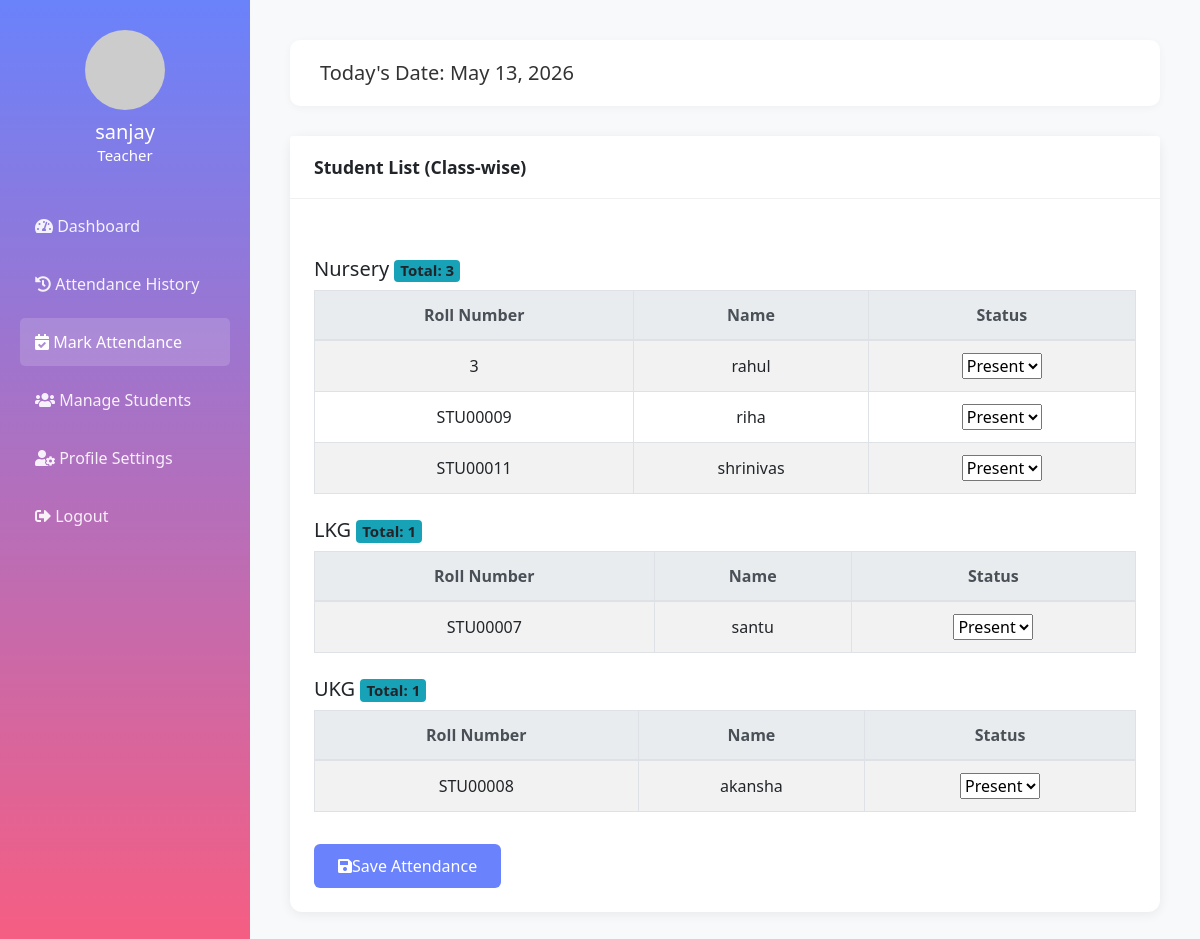
The app's page /mark_attendance.php (signed in) with its own data.
### tables this page shows
CREATE TABLE `students` (
  `student_id` int(11) NOT NULL,
  `user_id` int(11) NOT NULL,
  `full_name` varchar(100) NOT NULL,
  `email` varchar(100) NOT NULL,
  `roll_number` varchar(20) NOT NULL,
  `class` varchar(50) NOT NULL,
  `section` varchar(10) DEFAULT NULL,
  `phone` varchar(20) DEFAULT NULL,
  `address` text DEFAULT NULL,
  `created_at` datetime DEFAULT current_timestamp(),
  `updated_at` datetime DEFAULT current_timestamp() ON UPDATE current_timestamp()
);

### mark_attendance.php (the view, shortened to what this page needs)
<?php
require_once "config/database.php";
$students = [];
$sql = "SELECT s.*, u.username
        FROM students s
        JOIN users u ON s.user_id = u.user_id
        ORDER BY s.class, s.roll_number";
if ($stmt = mysqli_prepare($conn, $sql)) {
    if (mysqli_stmt_execute($stmt)) {
        $result = mysqli_stmt_get_result($stmt);
        while ($row = mysqli_fetch_assoc($result)) {
            $students[] = $row;
        }
    }
}
$today_attendance = [];
$class_groups = [
    'Nursery' => [],
    'LKG' => [],
    'UKG' => [],
    'Unknown' => []
];
foreach ($students as $student) {
    $class = in_array($student['class'], ['Nursery', 'LKG', 'UKG']) ? $student['class'] : 'Unknown';
    $class_groups[$class][] = $student;
}
?>
<!DOCTYPE html>
<html lang="en">
<head>
    <link rel="stylesheet" href="https://stackpath.bootstrapcdn.com/bootstrap/4.5.2/css/bootstrap.min.css">
    <link rel="stylesheet" href="https://cdnjs.cloudflare.com/ajax/libs/font-awesome/5.15.4/css/all.min.css">
</head>
<body>
<div class="main-wrapper">
    <div class="sidebar">
        <div class="user-profile">
            <img src="https://ui-avatars.com/api/?name=<?php echo urlencode($_SESSION["username"]); ?>&background=random" alt="Profile">
            <h5 style="margin-bottom: 0;"> <?php echo htmlspecialchars($_SESSION["username"]); ?> </h5>
            <p style="margin-bottom: 0; font-size: 15px;">Teacher</p>
        </div>
        <ul class="nav flex-column">
            <li class="nav-item"><a class="nav-link" href="dashboard.php"><i class="fas fa-tachometer-alt"></i> Dashboard</a></li>
            <li class="nav-item"><a class="nav-link" href="attendance_history.php"><i class="fas fa-history"></i> Attendance History</a></li>
            <li class="nav-item"><a class="nav-link active" href="mark_attendance.php"><i class="fas fa-calendar-check"></i> Mark Attendance</a></li>
            <li class="nav-item"><a class="nav-link" href="manage_students.php"><i class="fas fa-users"></i> Manage Students</a></li>
            <li class="nav-item"><a class="nav-link" href="profile.php"><i class="fas fa-user-cog"></i> Profile Settings</a></li>
            <li class="nav-item"><a class="nav-link" href="logout.php"><i class="fas fa-sign-out-alt"></i> Logout</a></li>
        </ul>
    </div>
    <div class="main-content">
        <div class="date-banner">
            Today's Date: <?php echo date('F d, Y'); ?>
        </div>
        <div class="card">
            <div class="card-header">Student List (Class-wise)</div>
            <div class="card-body">
                <form id="attendanceForm" method="post" action="">
                    <div class="table-responsive">
                        <?php foreach (['Nursery', 'LKG', 'UKG', 'Unknown'] as $class): ?>
                            <?php if (count($class_groups[$class]) > 0): ?>
                                <h5 class="mt-4 mb-2"><?php echo $class; ?> <span class="badge bg-info">Total: <?php echo count($class_groups[$class]); ?></span></h5>
                                <table class="table table-bordered table-hover table-striped">
                                    <thead class="thead-light">
                                        <tr>
                                            <th>Roll Number</th>
                                            <th>Name</th>
                                            <th>Status</th>
                                        </tr>
                                    </thead>
                                    <tbody>
                                        <?php foreach ($class_groups[$class] as $student): ?>
                                        <tr>
                                            <td><?php echo htmlspecialchars($student['roll_number']); ?></td>
                                            <td><?php echo htmlspecialchars($student['full_name']); ?></td>
                                            <td>
                                                <select name="attendance[<?php echo $student['student_id']; ?>]" class="form-select attendance-select">
                                                    <option value="present" <?php echo (isset($today_attendance[$student['student_id']]) && $today_attendance[$student['student_id']] === 'present') ? 'selected' : ''; ?>>Present</option>
                                                </select>
                                            </td>
                                        </tr>
                                        <?php endforeach; ?>
                                    </tbody>
                                </table>
                            <?php endif; ?>
                        <?php endforeach; ?>
                    </div>
                    <div class="text-end mt-3">
                        <button type="submit" class="btn btn-primary"><i class="fas fa-save me-2"></i>Save Attendance</button>
                    </div>
                </form>
            </div>
        </div>
    </div>
</div>
</body>
</html>

### mark_attendance.php (style rules this page uses)
body { font-family: 'Segoe UI', Tahoma, Geneva, Verdana, sans-serif; background-color: #f8f9fa; margin: 0; padding: 0; }
.main-wrapper { display: flex; min-height: 100vh; }
.sidebar { background: linear-gradient(180deg, #6a82fb 0%, #fc5c7d 100%); color: white; width: 250px; min-height: 100vh; padding: 30px 20px 20px 20px; display: flex; flex-direction: column; align-items: center; }
.user-profile { text-align: center; margin-bottom: 30px; }
.user-profile img { width: 80px; height: 80px; border-radius: 50%; margin-bottom: 10px; }
.nav { width: 100%; }
.nav-link { color: rgba(255,255,255,0.9); padding: 12px 15px; margin: 5px 0; border-radius: 5px; font-size: 16px; }
.nav-link.active, .nav-link:hover { background: rgba(255,255,255,0.15); color: #fff; }
.main-content { flex: 1; padding: 40px 40px 40px 40px; background: #f8f9fa; min-width: 0; }
.date-banner { background: #fff; border-radius: 10px; box-shadow: 0 2px 8px rgba(0,0,0,0.04); padding: 18px 30px; margin-bottom: 30px; font-size: 1.25rem; font-weight: 500; color: #333; }
.card { border: none; border-radius: 12px; box-shadow: 0 2px 12px rgba(0,0,0,0.07); margin-bottom: 30px; }
.card-header { background: #fff; border-bottom: 1px solid #f0f0f0; padding: 18px 24px; font-size: 1.1rem; font-weight: 600; }
.card-body { padding: 24px; }
.table-responsive { margin-top: 10px; }
.table th, .table td { vertical-align: middle; text-align: center; }
.btn-primary { background-color: #6a82fb; border: none; padding: 10px 24px; font-size: 1rem; border-radius: 6px; }

### records on screen
students: roll_number "3", full_name "rahul", student_id "Present"
students: roll_number "STU00009", full_name "riha", student_id "Present"
students: roll_number "STU00011", full_name "shrinivas", student_id "Present"
students: roll_number "STU00007", full_name "santu", student_id "Present"
students: roll_number "STU00008", full_name "akansha", student_id "Present"

### other values on screen
$_SESSION["username"] "sanjay"
$class "Nursery"
count($class_groups[$class]) "3"
$class "LKG"
count($class_groups[$class]) "1"
$class "UKG"
